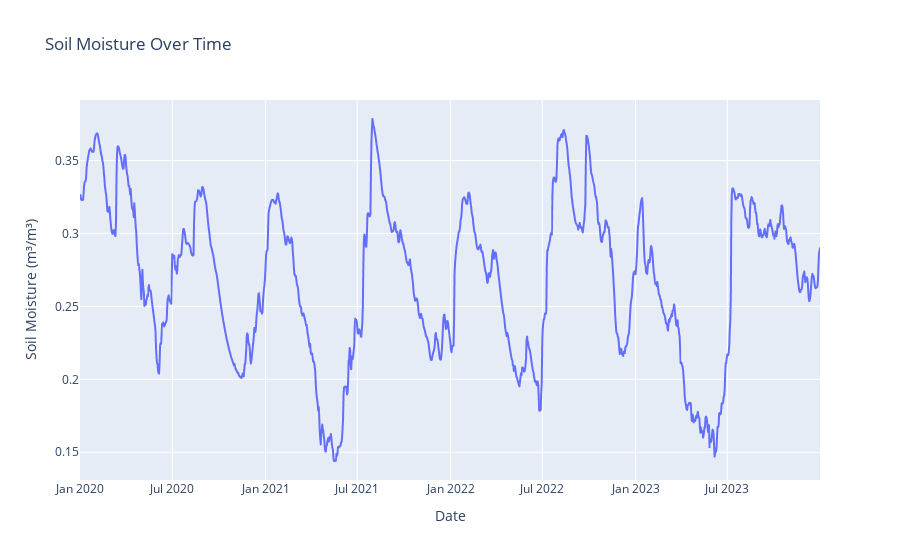

The notebook cell saved with this chart:
### Markdown cell above
## Visualizing Time series data

### Code cell
fig = px.line(punjab_daily_data, x=punjab_daily_data.index, y='soil_moisture_28_to_100cm (m³/m³)', title='Soil Moisture Over Time')
fig.update_xaxes(title_text='Date')
fig.update_yaxes(title_text='Soil Moisture (m³/m³)')
fig.show()

### Figure 1 — Plotly figure (JSON) as saved in the notebook; plotly's stock layout.template omitted (floating-point values rounded to 4 significant figures; data arrays with more than 128 entries replaced by an {"elided": "..."} marker saying what was removed)
{"data": [{"hovertemplate": "date=%{x}<br>soil_moisture_28_to_100cm (m³/m³)=%{y}<extra></extra>", "legendgroup": "", "line": {"color": "#636efa", "dash": "solid"}, "marker": {"symbol": "circle"}, "mode": "lines", "name": "", "showlegend": false, "type": "scattergl", "x": {"elided": "1461 str values"}, "xaxis": "x", "y": {"elided": "1461 float values"}, "yaxis": "y"}], "layout": {"legend": {"tracegroupgap": 0}, "title": {"text": "Soil Moisture Over Time"}, "xaxis": {"anchor": "y", "domain": [0, 1], "title": {"text": "Date"}}, "yaxis": {"anchor": "x", "domain": [0, 1], "title": {"text": "Soil Moisture (m³/m³)"}}}}
